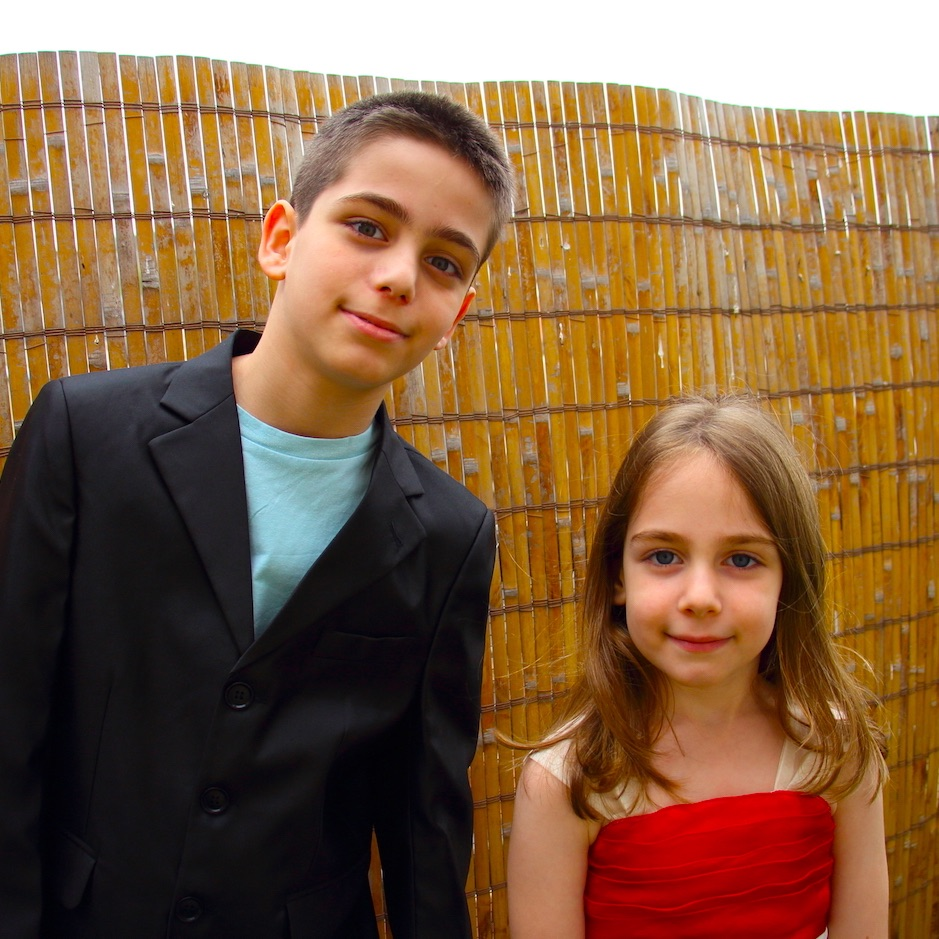
#> input picture 05Face-OCR/resData/photo2.jpg, 939 x 939 px
$ python 01face_detect.py
#> lines starting #> are read from the running program, lines starting #| are printed output that depends on the picture
import cv2

# 입력 파일 지정
# image_file = "./resData/photo1.jpg"
image_file = "./resData/photo2.jpg"

# 캐스케이드 파일의 경로 지정
cascade_file = cv2.data.haarcascades + "haarcascade_frontalface_alt.xml"
'''
이 XML 파일은 사전에 학습된 데이터를 기반으로 얼굴을 감지한다.
해당 경로에 들어가보면 얼굴뿐 아니라 눈,코,입 등을
감지하는 파일도 있다.
'''

print('cascade_file', cascade_file)


# 이미지 읽기 numpy 배열의 형태로 이미지 데이터를 저장.

image = cv2.imread(image_file)
#> image is the input picture: shape (939, 939, 3); mean B, G, R 67.6, 98.1, 132.6

# 그레이 스케일로 변환
image_gs = cv2.cvtColor(image, cv2.COLOR_BGR2GRAY)
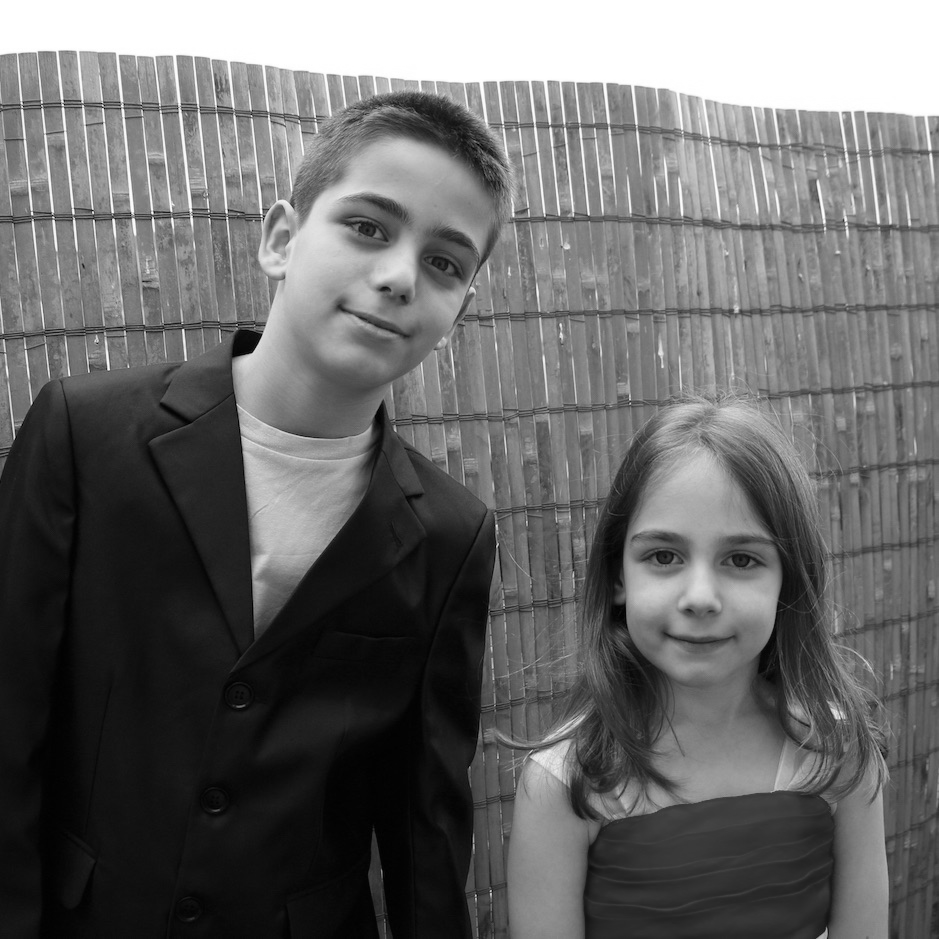
#> image_gs: shape (939, 939); min 0, max 255, mean 104.9

# 얼굴 인식을 위한 특징 파일 로드
cascade = cv2.CascadeClassifier(cascade_file)

# 얼굴 인식 실행

face_list = cascade.detectMultiScale(image_gs,
                                     scaleFactor=1.1,
                                     minNeighbors = 1,
                                     minSize=(150,150))
#> face_list = [[598, 480, 207, 207], [293, 142, 239, 239]]
'''
scaleFactor :
    이미지 크기를 10%씩 축소하면서 여러 크기의 얼굴을 감지.
    1.1 보다 크면 더 적은 얼굴을 감지하고,
    그보다 작으면 더 많은 얼굴을 감지하지만 오탐 가능성이 증가된다.
minNeighbors :
    얼굴 후보가 검출될때 주변의 이웃 후보 갯수를 설정.
    값이 클수록 더 엄격한 기준으로 얼굴을 판단함
minSize :
    검출할 최소 얼굴 크기 지정. 가로 세로 150px보다 작은 얼굴은
    무시한다.
'''

# 얼굴이 인식 되었다면..
if len (face_list) > 0:
    # 인식한 부분의 좌표 출력
    print(face_list)
#| [[598 480 207 207]
#|  [293 142 239 239]]
    color = (0,0,255) #빨강색 설정 ( OPEN CV 에서는 BGR 순으로 지정한다.)

    #얼굴 영역에 빨간 테두리 표시
    for face in face_list:
        x,y,w,h = face
        '''
        x,y : 얼굴의 좌상단 좌표값
        w,h : 가로(폭), 세로(높이) 길이
        thickness : 선의 두께
        '''

        # 얼굴 위치에 사각형 테두리 표시
        cv2.rectangle(image,(x,y),(x+w,y+h),color,thickness = 8)

        # 파일로 출력
        # cv2.imwrite("./saveFiles/photo1-facedetect01.png",image)
        cv2.imwrite("./saveFiles/photo1-facedetect02.png",image)
#> this loop made 2 passes
#> pass 1, `cv2.imwrite("./saveFiles/photo1-facedetect02.png",image)`:
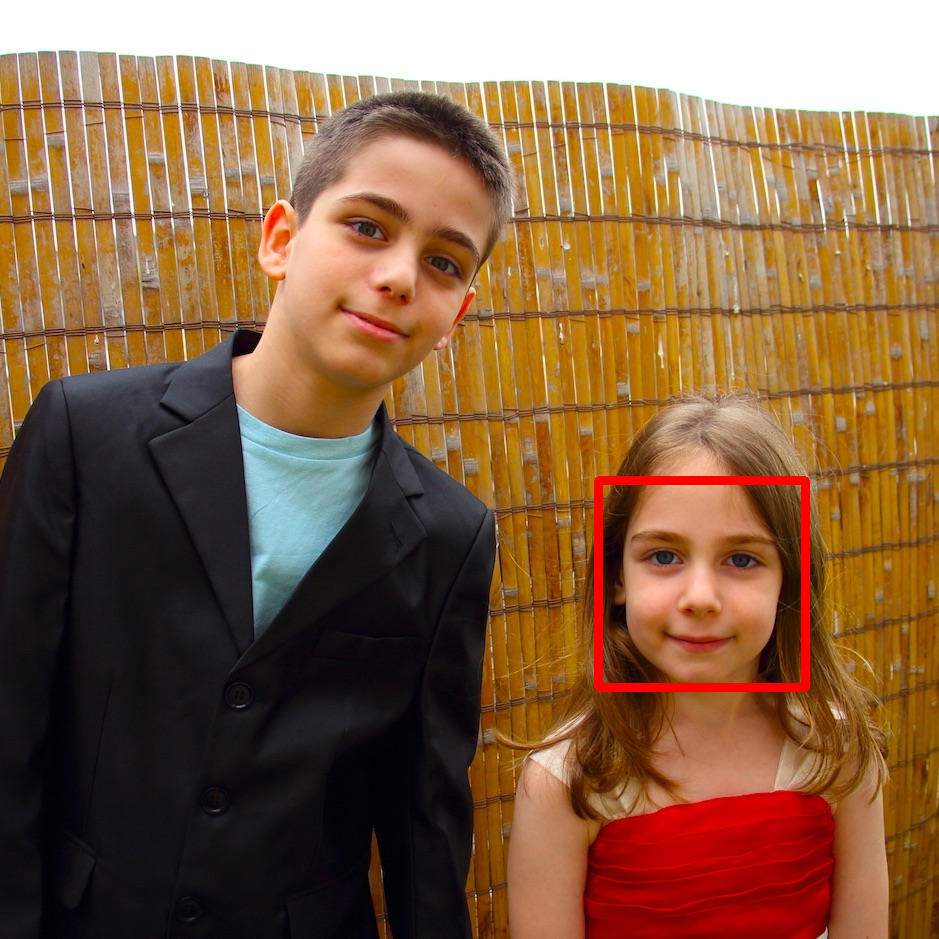
#> saved as photo1-facedetect02.png: shape (939, 939, 3); mean B, G, R 67.3, 97.5, 133.7
#> pass 2, `cv2.imwrite("./saveFiles/photo1-facedetect02.png",image)`:
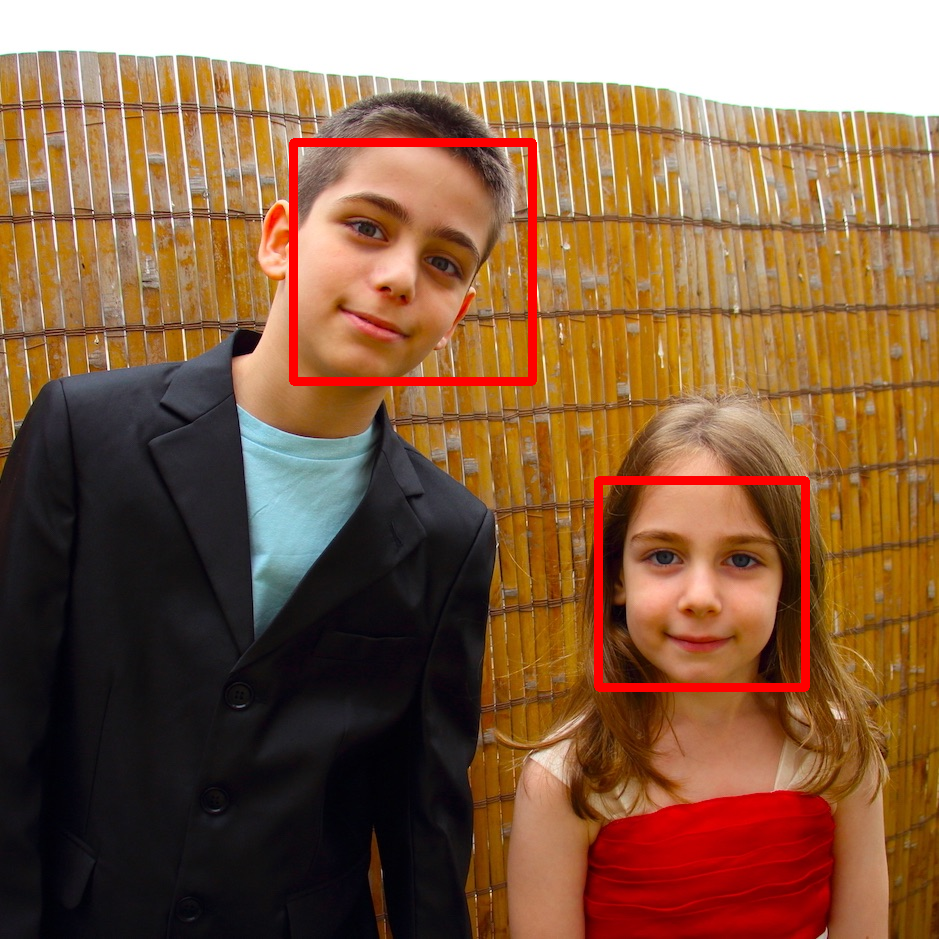
#> saved as photo1-facedetect02.png: shape (939, 939, 3); mean B, G, R 66.6, 96.3, 134.5
else:
    print("얼굴을 인식할 수 없습니다")

$ run again, with 05Face-OCR/resData/photo1.jpg copied over 05Face-OCR/resData/photo2.jpg
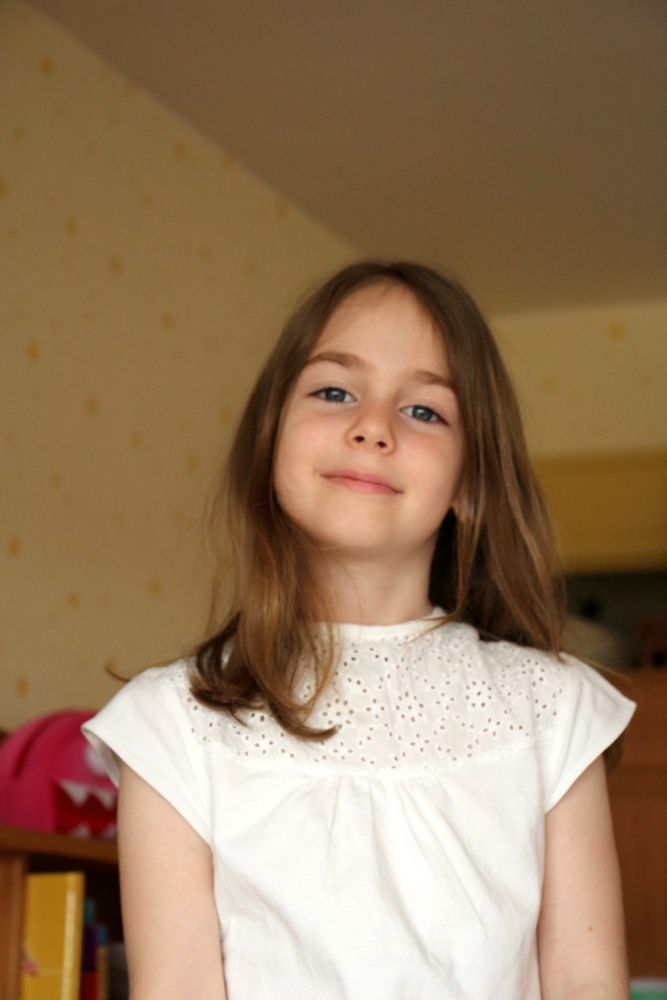
#> input picture 05Face-OCR/resData/photo1.jpg, 667 x 1000 px, shrunk from 1024 x 1536 before the run
#> image is the input picture: shape (1000, 667, 3); mean B, G, R 93.1, 122, 150.1
#> `image_gs = cv2.cvtColor(image, cv2.COLOR_BGR2GRAY)`:
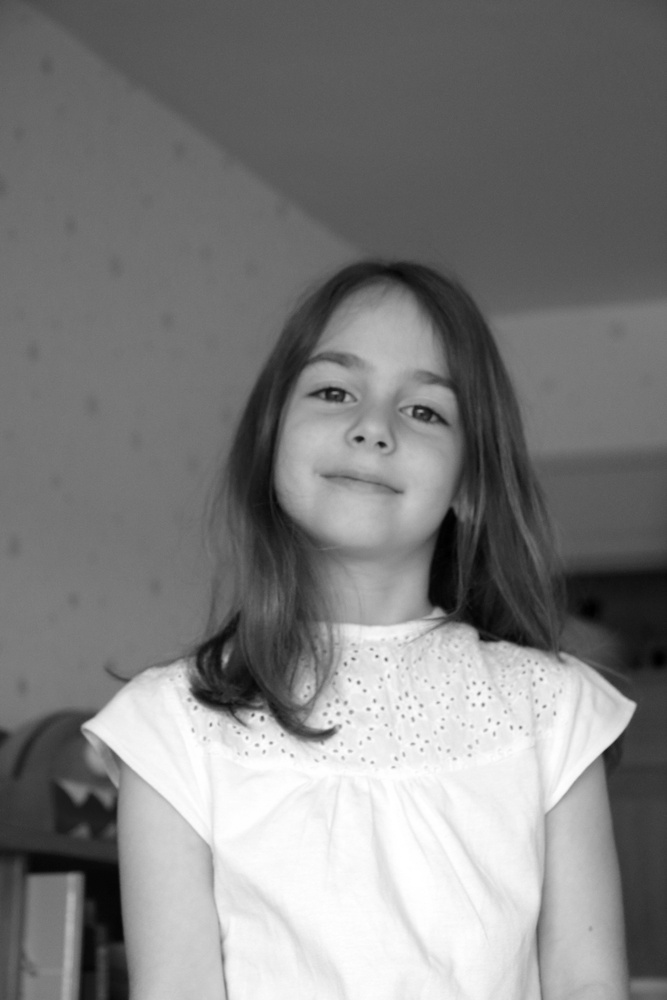
#> image_gs: shape (1000, 667); min 0, max 255, mean 127.2
#> face_list = [[257, 310, 239, 239]]
#| [[257 310 239 239]]
#> the loop `for face in face_list:` made 1 pass
#> pass 1, `cv2.imwrite("./saveFiles/photo1-facedetect02.png",image)`:
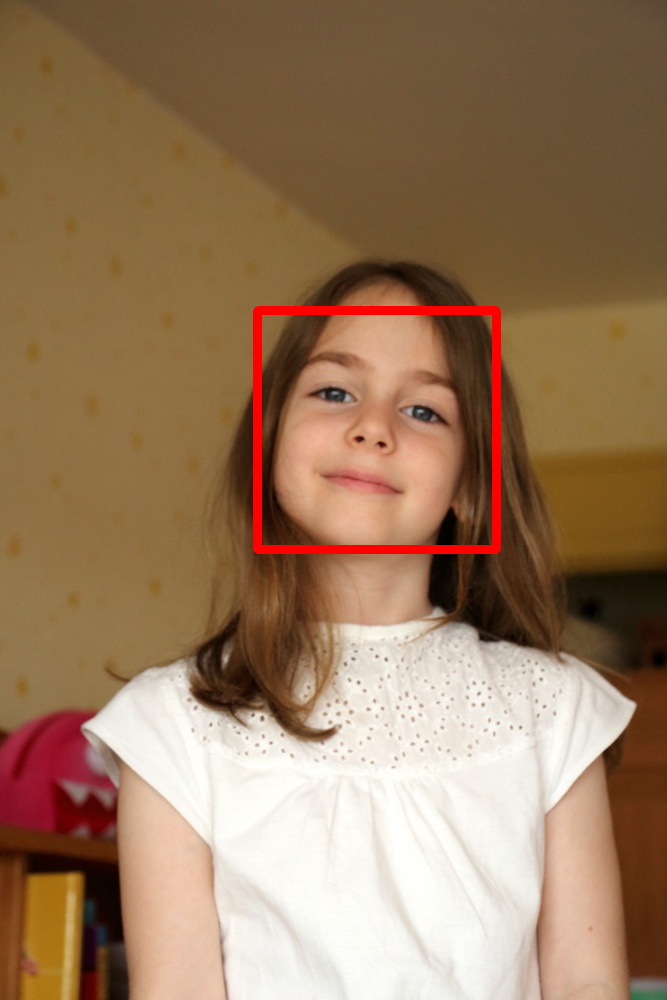
#> saved as photo1-facedetect02.png: shape (1000, 667, 3); mean B, G, R 92.6, 121.2, 152.1
